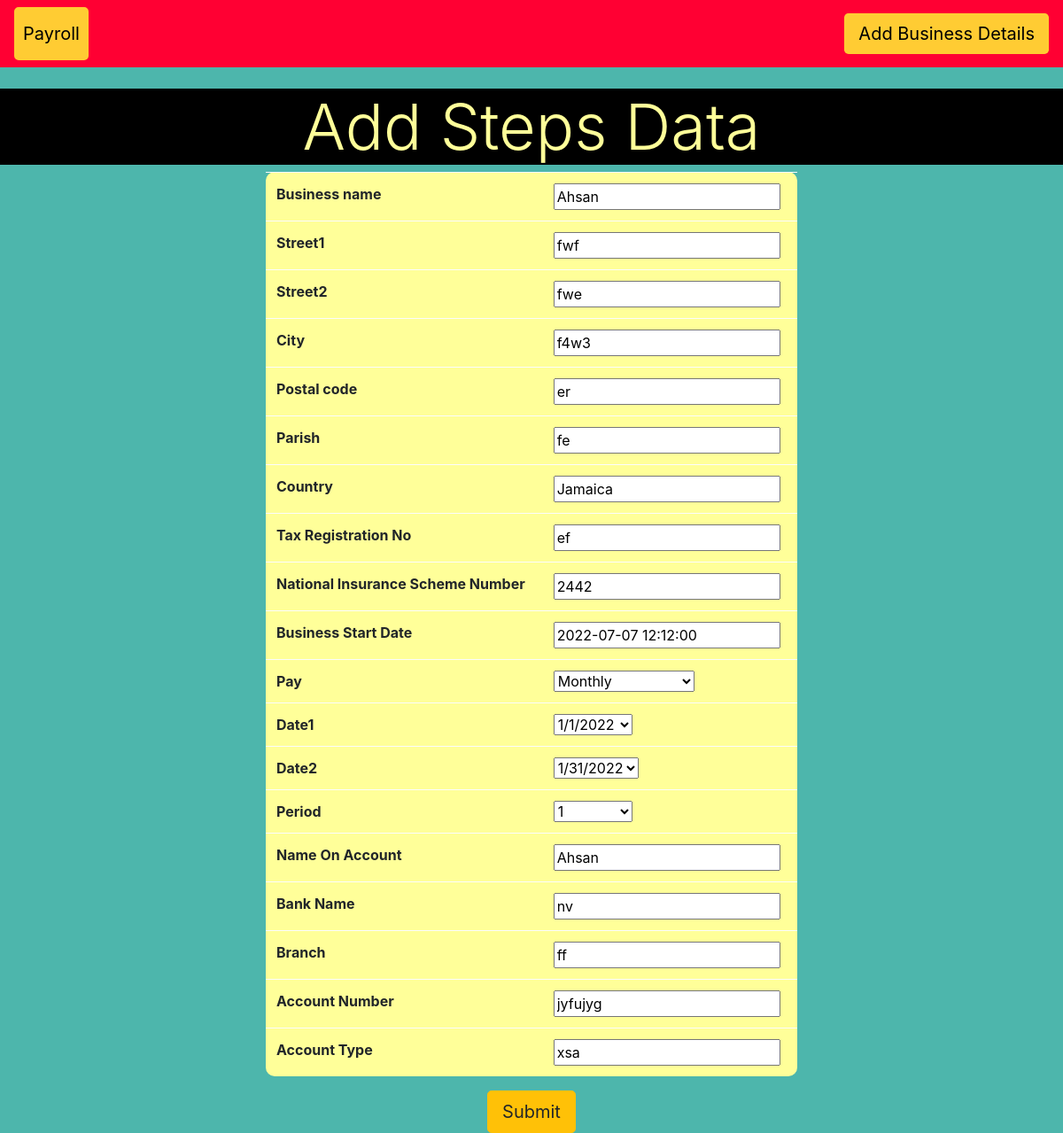
Screenshot of /update/1 with the database file from the repository.
### accounts/models.py (models this page shows, shortened)
class Create_Business(models.Model):
    business_name = models.CharField(max_length = 200)
    street1=models.CharField(max_length = 200)
    street2=models.CharField(max_length = 200)
    city=models.CharField(max_length = 200)
    postal_code=models.CharField(max_length = 200)
    parish=models.CharField(max_length = 200)
    country=models.CharField(max_length = 200,default='Jamaica')
    Tax_Registration_No=models.CharField(max_length = 200)
    National_Insurance_Scheme_Number=models.CharField(max_length = 200)
    Business_Start_Date= models.DateTimeField()
    pay=models.ForeignKey(Pay1,on_delete=models.CASCADE)
    Date1=models.ForeignKey(Data_Range1,on_delete=models.CASCADE)
    Date2=models.ForeignKey(Data_Range2,on_delete=models.CASCADE)
    Period=models.ForeignKey(Period_Number,on_delete=models.CASCADE)
    Name_On_Account=models.CharField(max_length=200)
    Bank_Name=models.CharField(max_length=200)
    Branch=models.CharField(max_length=200)
    Account_Number=models.CharField(max_length=200)
    Account_Type=models.CharField(max_length=200)

### accounts/views.py (the view)
# urls.py: path('update/<int:book_id>', views.update_business),
def update_business(request, book_id):
	book_id = int(book_id)
	try:
		book_sel = Create_Business.objects.get(id = book_id)
	except Create_Business.DoesNotExist:
		return redirect('index')
	book_form = CreateForm(request.POST or None, instance = book_sel)
	if book_form.is_valid():
		book_form.save()
		return redirect('index')
	return render(request, 'book/create_business_form.html', {'upload_form':book_form})

### accounts/forms.py
class CreateForm(forms.ModelForm):
	class Meta:
		model = Create_Business
		fields = '__all__'

### accounts/models.py (called while the page is built)
    def __str__(self):
        return self.pay_frequency

    def __str__(self):
        return self.Start_Date

    def __str__(self):
        return self.End_Date

    def __str__(self):
        return self.period_number

### templates/book/create_business_form.html (shortened to what this page needs)
{% extends 'book/create_business.html' %}
{% block content %}
	<center>
	<h1 class="display-3" style="background-color:#000000;color:#FFFF99;">Add Steps Data</h1>
	<form method = 'POST' enctype="multipart/form-data">
		<table class = 'w-50 table table-light' style="border-radius:10px;background-color:#FFFF99;">
			{% for field in upload_form %}
			<tr>
				<th>{{field.label}}</th>
				<td>{{ field }}</td>
			</tr>
			{% endfor %}
		</table>
		<button type="submit" class="btn btn-lg btn-warning">Submit</button>
	</form>
</center>
{% endblock %}

### rows the page displays
Create_Business: upload_form "Ahsan" "fwf" "fwe" "f4w3" "er" "fe" "Jamaica" "ef" "2442" "2022-07-07 12:12:00" "Monthly" "1/1/2022" "1/31/2022" "1" "Ahsan" "nv" "ff" "jyfujyg" "xsa"

### other values shown
{{ field.label }} "Business name" "Street1" "Street2" "City" "Postal code" "Parish" "Country" "Tax Registration No" "National Insurance Scheme Number" "Business Start Date" "Pay" "Date1" "Date2" "Period" "Name On Account" "Bank Name" "Branch" "Account Number" "Account Type"
